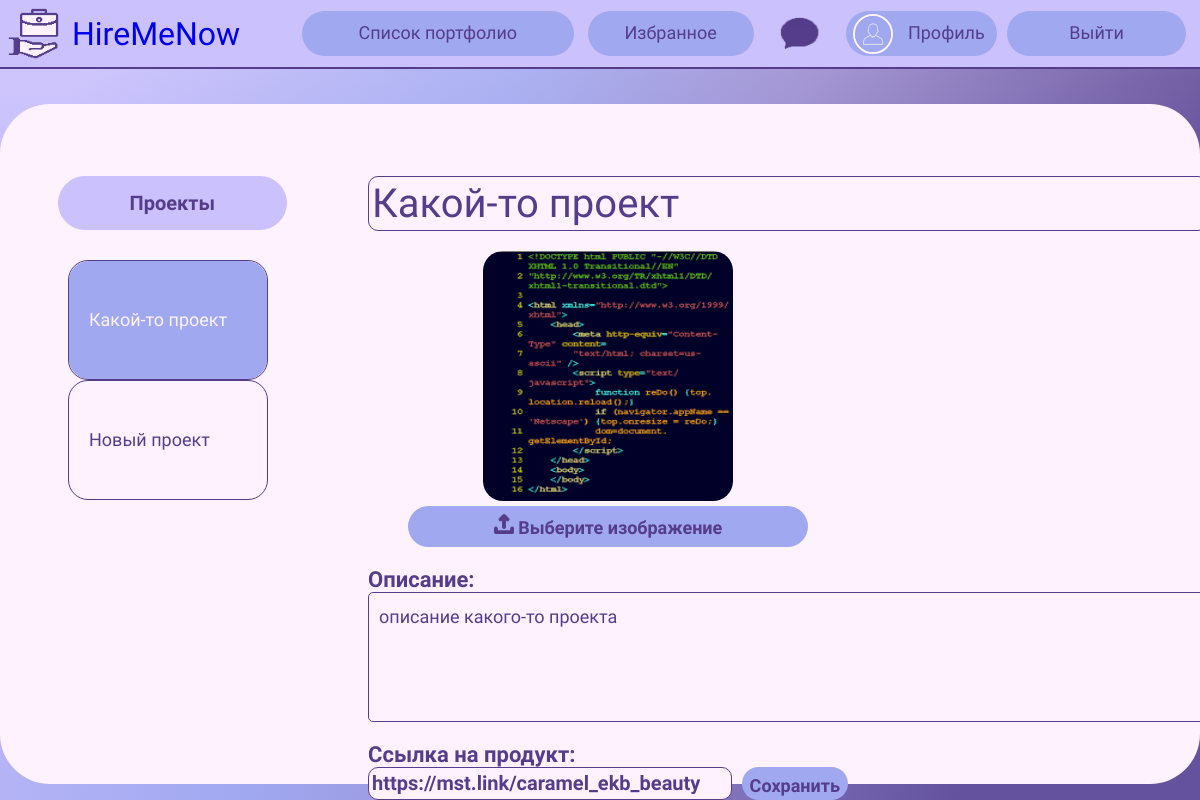
Screenshot of /edit-portfolio/ (signed in) with the database file from the repository.
### mainApp/models.py (models this page shows, shortened)
class Portfolio(models.Model):
    user = models.ForeignKey(User, on_delete=models.SET_NULL, null=True)
    name = models.CharField(max_length=150, blank=False, default="Какой-то проект")
    image = models.ImageField(upload_to='images/', default='../static/img/photo404.jpg', validators=[FileExtensionValidator(allowed_extensions=['png', 'jpg', 'jpeg'])], blank=True)
    description = models.CharField(max_length=2000, blank=False, default="Описание какого-то проекта")
    link = models.CharField(max_length=250, blank=True, default="Какая-то ссылка")
    created = models.DateTimeField(auto_now_add=True)
    class Meta:
        ordering = ['-created']

### mainApp/views.py (the view, shortened to what this page needs)
# urls.py: path('edit-portfolio/', views.edit_portfolio, name='edit-portfolio'),
def edit_portfolio(request):
    user = request.user
    portfolios = Portfolio.objects.filter(user=user)
    context = {
        'portfolios': portfolios,
        'length': len(portfolios)
    }
    return render(request, 'my-portfolio.html', context)

### templates/my-portfolio.html (shortened to what this page needs)
{% load static %}
<!DOCTYPE html>
<html lang="ru" dir="ltr">
  <head>
    <link rel="stylesheet" href="{% static 'css/edit-portfolio.css' %}">
    <link rel="stylesheet" href="{% static 'css/no_underline.css' %}">
  </head>
  <body>
    <div id="nav-bar">
		<a href="{% url 'home' %}" id="header">
			<img id="main-logo" src="{% static 'img/logo.png'%}" alt="logo">
			<h1 id="name">HireMeNow</h1>
		</a>
		<div id="buttons">
			<a href="{% url 'portfolio-list' %}" class="btn" id="portfolio-list">Список портфолио</a>
			<a href="{% url 'favorite' %}" class="btn" id="favorite">Избранное</a>
			<a href="{% url 'chat_template' %}" id="chat">
			<img src="{% static 'img/chat.png' %}" width="65px" alt="chat">
			</a>
            {% if user.is_authenticated %}
            <div id="enter">
				<a href="{% url 'profile' request.user.username %}" class="btn" id="profile"><img id="profile-picture" src="{% static 'img/profile.png' %}" width="40px">Профиль</a>
				<a href="{% url 'logout' %}" class="btn" id="logout">Выйти</a>
			</div>
            {% else %}
			<div id="enter">
				<a href="{% url 'register' %}" class="btn" id="reg">Регистрация</a>
				<a href="{% url 'login' %}" class="btn" id="log">Вход</a>
			</div>
            {% endif %}
		</div>
	</div>
	<div class="hero">
          <div class="tabs">
            <div class="tab-header">
              <h2 id="project">Проекты</h2>
                {% for portfolio in portfolios %}
                    {% if portfolio == portfolios.first %}
                        <div class="active">{{ portfolio.name }}</div>
                    {% else %}
                        <div>{{ portfolio.name }}</div>
                    {% endif %}
                {% endfor %}
                {% if length < 4 %}
              <div>Новый проект</div>
                {% endif %}
            </div>
            <div class="tab-body">
            {% for portfolio in portfolios %}
                    {% if portfolio == portfolios.first %}
                        <div class="active">
                      <form method="POST" enctype="multipart/form-data">
                        <input class="project-name" type="text" placeholder="Название вашего проекта" name="name" value="{{ portfolio.name }}">
                          {% if portfolio.image %}
                          <figure class="img-container">
                              <img id="chosen-img" src="{{ portfolio.image.url }}">
                          </figure>
                          {% else %}
                          <figure class="img-container">
                              <img id="chosen-img" src="{% static 'img/photo404.jpg' %}">
                              <figcaption id="file-name">
                              </figcaption>
                          </figure>
                          {% endif %}
                          <label for="upload-btn">
                            <img id="upload-icon" width="20px" src="{% static 'img/upload.png' %}">
                            Выберите изображение
                          </label>
                          <h3>Описание:</h3>
                          <textarea class="description" rows="4" cols="80" name="description" placeholder="Напишите описание проекта...">{{ portfolio.description }}</textarea>
                          <h3>Ссылка на продукт:</h3>
                          <div class="project">
                            <input type="url" class="project-url" name="link" value="{{ portfolio.link }}">
                            <button id="save-project" type="submit">Сохранить</button>
                          </div>
                      </form>
                    </div>
                    {% endif %}
                {% endfor %}
	</div>
   </body>
</html>

### static/css/no_underline.css (style rules this page uses)
a { text-decoration: none; }

### rows the page displays
Portfolio: name "Какой-то проект", image (picture), description "описание какого-то проекта", link "https://mst.link/caramel_ekb_beauty"
